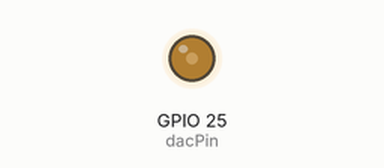
Recording of a sketch running on a simulated ESP32. Parts: output pins drawn as LEDs (lit = HIGH).

Above: at 0.05 s.
At 1.0 s:
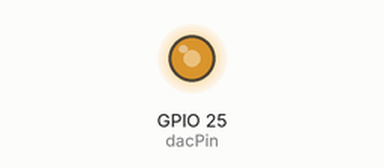
At 2.0 s:
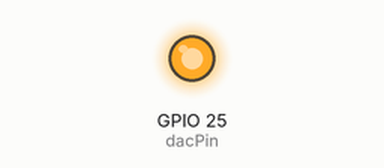
At 4.0 s:
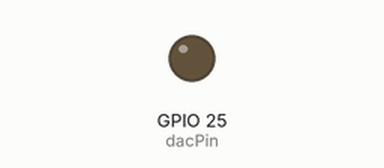
Timing chart, 0 to 5.2 s (numbered marks = the images above):
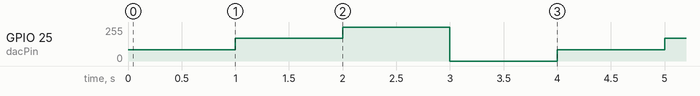

The sketch:

31.DACLearning.ino
```cpp
// DAC on GPIO25
int dacPin = 25;

void setup() {
  dacWrite(dacPin, 0);   // Initialize to 0V
}

void loop() {
  dacWrite(dacPin, 85);   // ~1.1V
  delay(1000);

  dacWrite(dacPin, 170);  // ~2.2V
  delay(1000);

  dacWrite(dacPin, 255);  // ~3.3V
  delay(1000);

  dacWrite(dacPin, 0);    // 0V
  delay(1000);
}
```

Measured:
- by itself, GPIO 25 (dacPin): repeats every 4.0 s: 170/255 1.0 s, 255/255 1.0 s, 0/255 1.0 s, 85/255 1.0 s
